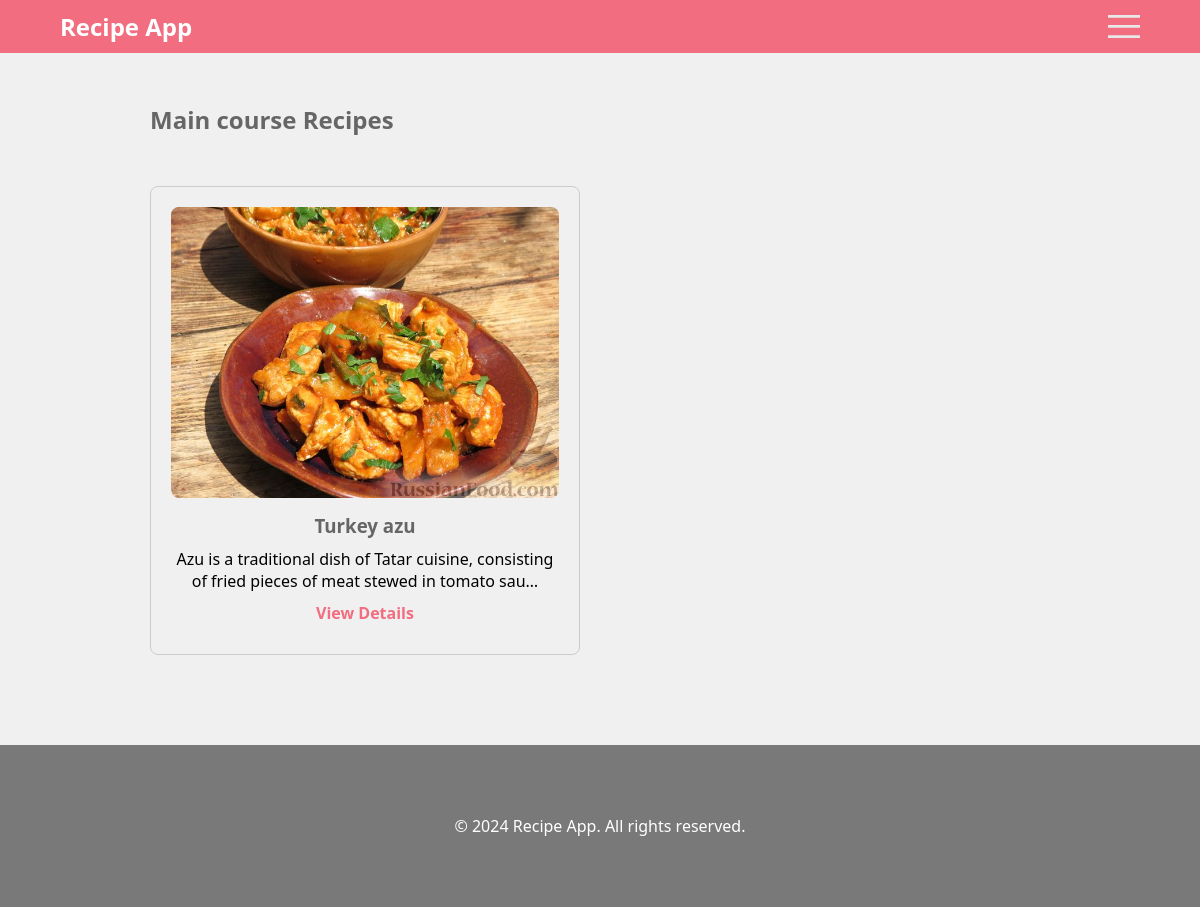
Page /category/Main course/ on the committed database.
### recipes/models.py (models this page shows, shortened)
class Recipe(models.Model):
    title = models.CharField(max_length=100)
    description = models.TextField()
    category_choices = [
        ('Sauce', 'Sauce recipes'),
        ('Sweets', 'Sweets recipes'),
        ('Seasoning', 'Seasoning recipes'),
        ('Drink', 'Drink Recipes'),
        ('Marinade', 'Marinade recipes'),
        ('Dough', 'Recipes for dough products'),
        ('Snack', 'Snack Recipes'),
        ('Preparation', 'Preparation recipes'),
        ('Main course', 'Main course recipes'),
        ('First course', 'First course recipes'),
    ]
    category = models.CharField(max_length=100, choices=category_choices)
    cooking_time = models.CharField(max_length=50)
    image = models.ImageField(upload_to='recipe_images/')
    author = models.ForeignKey(settings.AUTH_USER_MODEL, on_delete=models.CASCADE)

### recipes/views.py (the view)
# urls.py: path('category/<str:category>/', category_detail, name='category_detail')
def category_detail(request, category):
    recipes = Recipe.objects.filter(category=category)
    return render(request, 'recipes/category_detail.html', {'recipes': recipes, 'category': category})

### recipes/templates/recipes/category_detail.html (shortened to what this page needs)
{% extends 'recipes/base.html' %}
{% block content %}
    <h2>{{ category }} Recipes</h2>
    <div class="container1">
        {% for recipe in recipes %}
            <div class="recipe-card">
                <a href="{% url 'recipe_detail' recipe.pk %}"><img src="{{ recipe.image.url }}" alt="{{ recipe.title }}" class="recipe-image"></a>
                <div class="recipe-info">
                    <h3>{{ recipe.title }}</h3>
                    <p class="description">{{ recipe.description|truncatechars:100 }}</p>
                    <a href="{% url 'recipe_detail' recipe.pk %}">View Details</a>
                </div>
            </div>
        {% endfor %}
    </div>
{% endblock %}

### static/css/styles.css (style rules this page uses)
* { margin: 0; padding: 0; }
.container1 { display: flex; flex-wrap: wrap; gap: 20px; margin-top: 50px; margin-bottom: 50px; }
h2 { font-family: 'Segoe UI', Tahoma, Geneva, Verdana, sans-serif; color: #666; }
h3 { font-family: 'Segoe UI', Tahoma, Geneva, Verdana, sans-serif; color: #666; }
.recipe-card { display: flex; flex-direction: column; align-items: center; border: 1px solid #ccc; border-radius: 8px; padding: 20px; margin-bottom: 20px; flex-basis: calc(33.33% - 20px); box-sizing: border-box; }
.recipe-image { width: 100%; height: auto; border-radius: 8px; transition: transform 0.3s ease; }
.recipe-info { flex-grow: 1; display: flex; flex-direction: column; justify-content: space-between; padding: 10px 0; text-align: center; }
.recipe-info h3 { margin-bottom: 10px; }
.recipe-info p { margin-bottom: 10px; }
.recipe-info a { text-decoration: none; color: #f16d7f; font-weight: bold; transition: color 0.3s ease; }
body { font-family: 'Segoe UI', Tahoma, Geneva, Verdana, sans-serif; background-color: #f0f0f0; }
@media only screen and (min-width: 768px) and (max-width: 1439px) { .container1 { display: flex; flex-wrap: wrap; justify-content: space-between; } }
@media only screen and (min-width: 768px) and (max-width: 1439px) { .recipe-card { flex-basis: calc(50% - 20px); margin-bottom: 40px; } }

### rows in the picture
Recipe: category "Main course", image (picture), title "Turkey azu", description "Azu is a traditional dish of Tatar cuisine, consisting of fried pieces of meat stewed in tomato sau…"
